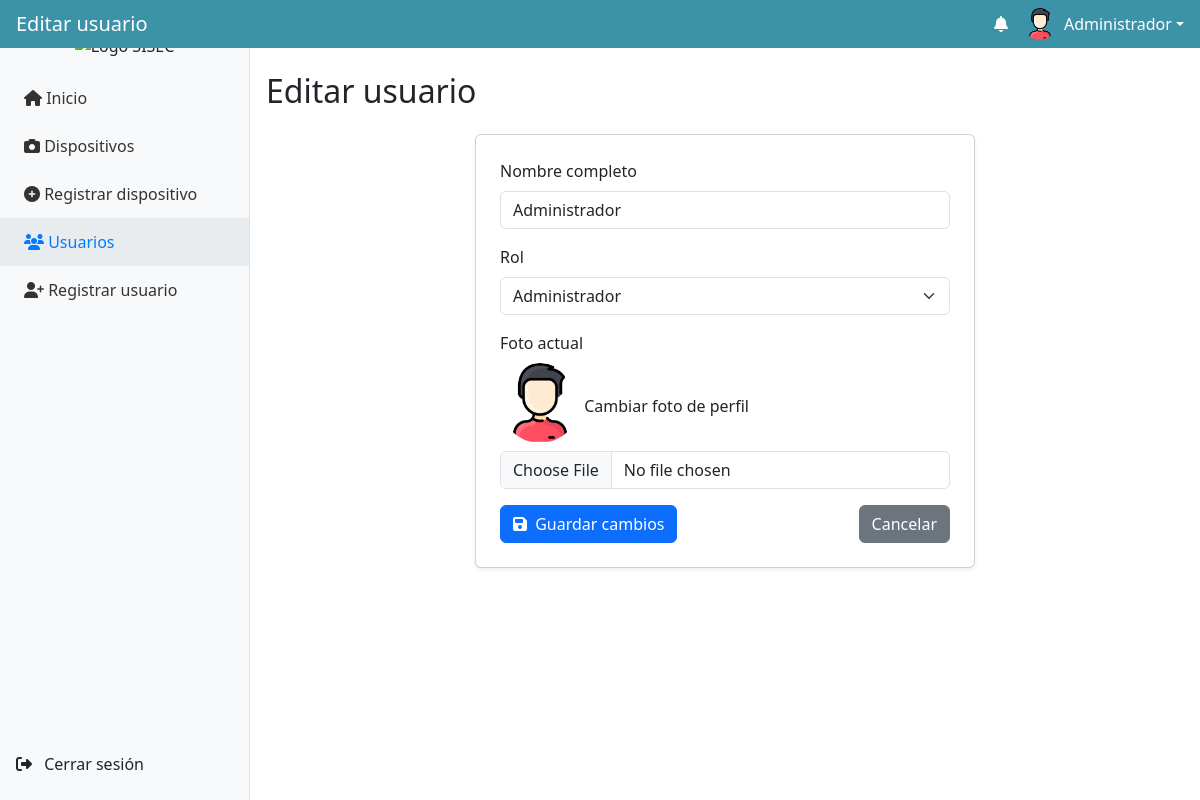
Page /views/usuarios/editar.php?id=7 (signed in) on the committed database.
### tables this page shows
CREATE TABLE `usuarios` (
  `id` int(11) NOT NULL,
  `nombre` varchar(100) NOT NULL,
  `clave` varchar(255) DEFAULT NULL,
  `rol` varchar(50) NOT NULL,
  `foto` varchar(255) DEFAULT NULL
);

### views/usuarios/editar.php (the view, shortened to what this page needs)
<?php
include __DIR__ . '/../../includes/conexion.php';
$id = isset($_GET['id']) ? intval($_GET['id']) : 0;
$resultado = $conexion->query("SELECT * FROM usuarios WHERE id = $id");
$usuario = $resultado->fetch_assoc();
?>
<h2 class="mb-4">Editar usuario</h2>
<div class="container d-flex justify-content-center">
  <form action="/sisec-ui/controllers/UserController.php" method="POST" enctype="multipart/form-data" class="card p-4 shadow-sm w-100" style="max-width: 500px;">
    <div class="mb-3">
      <label for="nombre" class="form-label">Nombre completo</label>
      <input type="text" class="form-control" id="nombre" name="nombre" value="<?= htmlspecialchars($usuario['nombre']) ?>" required>
    </div>
    <div class="mb-3">
      <label for="rol" class="form-label">Rol</label>
      <select class="form-select" id="rol" name="rol" required>
        <option value="Administrador"<?= $usuario['rol'] == 'Administrador' ? 'selected' : '' ?>>Administrador</option>
      </select>
    </div>
    <div class="mb-3">
      <?php if (!empty($usuario['foto']) && file_exists(__DIR__ . '/../../uploads/usuarios/' . $usuario['foto'])): ?>
        <label class="form-label">Foto actual</label><br>
        <img src="/sisec-ui/uploads/usuarios/<?= htmlspecialchars($usuario['foto']) ?>" alt="foto" width="80" class="mb-2 rounded-circle">
      <?php endif; ?>
      <label for="foto" class="form-label">Cambiar foto de perfil</label>
      <input type="file" class="form-control" id="foto" name="foto" accept="image/*">
    </div>
    <div class="d-flex justify-content-between">
      <button type="submit" class="btn btn-primary"><i class="fas fa-save me-1"></i> Guardar cambios</button>
      <a href="index.php" class="btn btn-secondary">Cancelar</a>
    </div>
  </form>
</div>
<?php
include __DIR__ . '/../../layout.php';
?>

### layout.php (style rules this page uses)
body { overflow-x: hidden; }

### rows in the picture
usuarios: nombre "Administrador", rol "Administrador", foto (picture)

### other values in the picture
$pageHeader "Editar usuario"
$_SESSION['nombre'] "Administrador"
